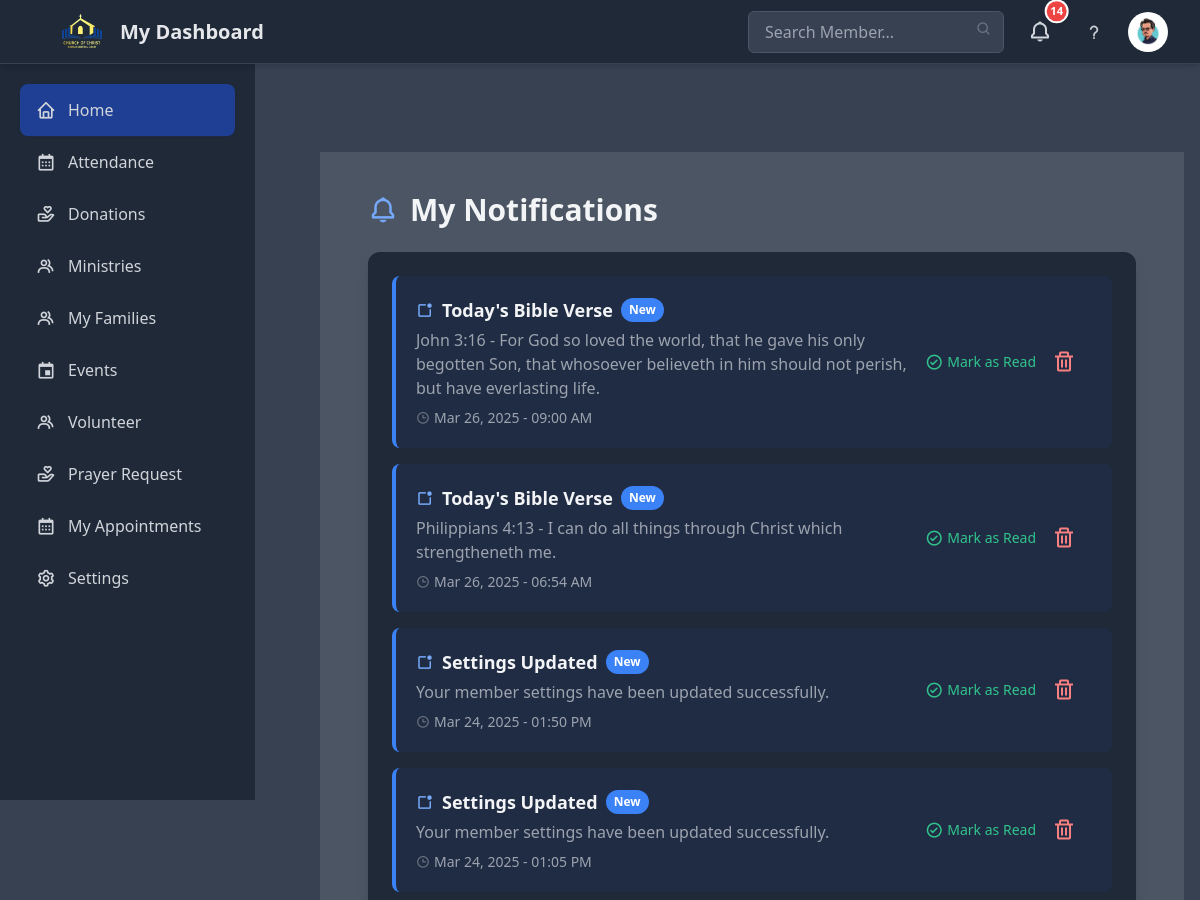
The page /contact/dashboard/notifications/ (signed in, upper part) on the database as committed earlier.
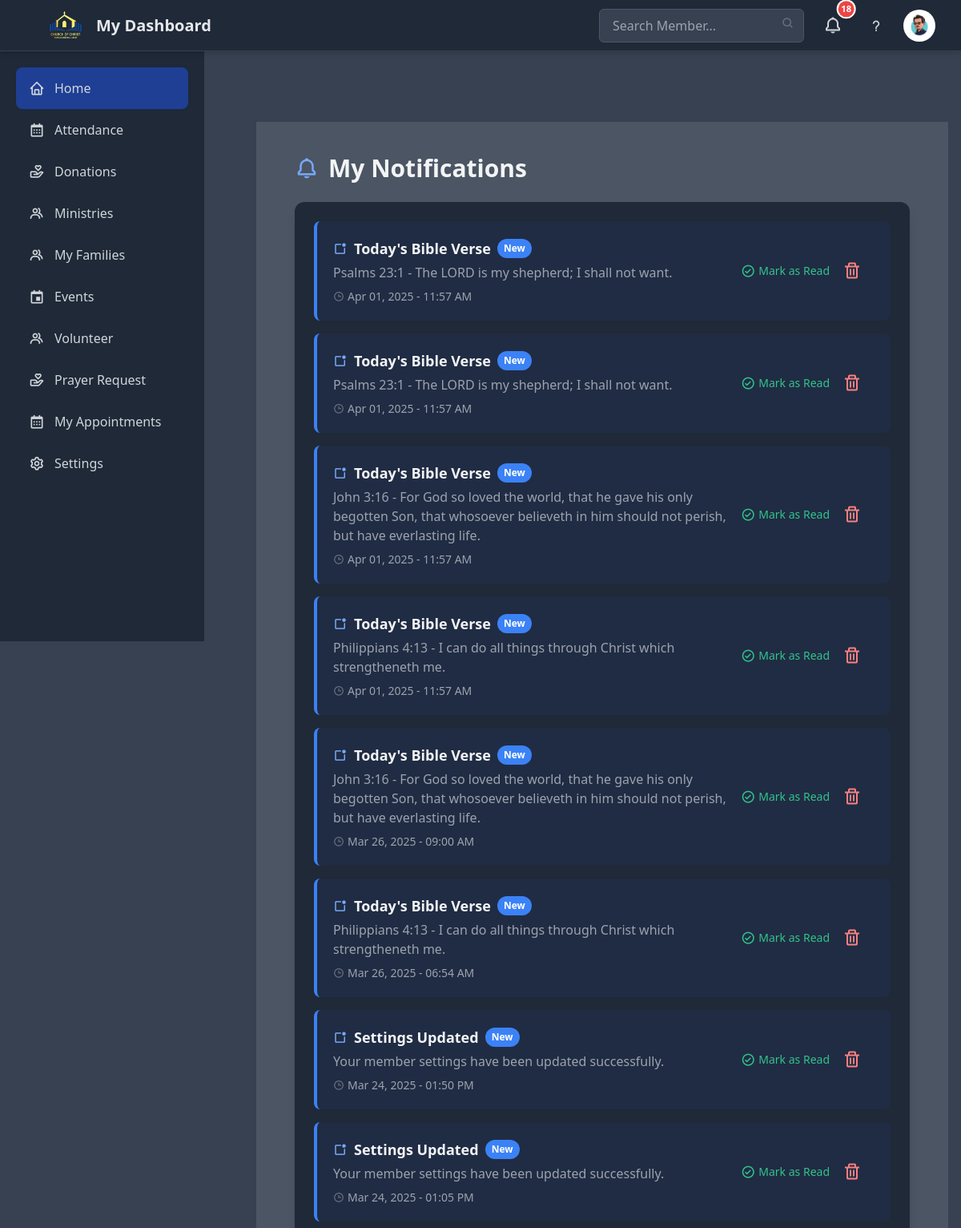
The same page on the database as committed later.
### account/models.py (models this page shows, shortened)
class Church(models.Model):
    name = models.CharField(max_length=255, unique=True)
    address = models.CharField(max_length=255, blank=True, null=True)
    phone_number = models.CharField(max_length=20, blank=True, null=True)
    email = models.EmailField(blank=True, null=True)
    website = models.URLField(blank=True, null=True)
    description = models.TextField(blank=True, null=True)
    logo = CompressedImageField(upload_to='church_logos/', blank=True, null=True)  # Ensure Pillow is
    created_at = models.DateTimeField(auto_now_add=True, editable=False)
    updated_at = models.DateTimeField(auto_now=True, editable=False)
    created_by = models.ForeignKey(User, on_delete=models.SET_NULL, null=True, related_name='created_churches', editable=False)
    updated_by = models.ForeignKey(User, on_delete=models.SET_NULL, null=True, related_name='updated_churches', editable=False)
    class Meta:
        verbose_name_plural = "Churches"

### membership/models.py (models this page shows, shortened)
class Member(models.Model):
    GENDER_CHOICES = [
        ('M', 'Male'),
        ('F', 'Female'),
    ]
    APPROVAL_CHOICES = [
        ('pending', 'Pending'),
        ('approved', 'Approved'),
        ('rejected', 'Rejected'),
    ]
    user = models.OneToOneField(User, on_delete=models.CASCADE, help_text="The associated user account.")
    phone = models.CharField(max_length=20, blank=True, help_text="Member's phone number.")
    address = models.TextField(blank=True, help_text="Member's full address.")
    date_of_birth = models.DateField(null=True, blank=True, help_text="Member's date of birth.")
    date_joined = models.DateField(auto_now_add=True, help_text="Date when the member joined.")
    baptized = models.BooleanField(default=False, help_text="Indicates if the member is baptized.")
    ministries = models.ManyToManyField(Ministry, blank=True, related_name="members", help_text="The ministries this member belongs to.")
    photo = CompressedImageField(upload_to='members/', blank=True, null=True, help_text="Member's profile picture.")
    gender = models.CharField(max_length=1, choices=GENDER_CHOICES, help_text="Gender of the member.")
    can_lead = models.BooleanField(default=False, help_text="Indicates if the member can lead services (for males only).")
    approval_status = models.CharField(
        max_length=10, choices=APPROVAL_CHOICES, default='pending'
    )
    class Meta:
        ordering = ['user__username']

### contact/models.py (models this page shows, shortened)
class Notification(models.Model):
    title = models.CharField(max_length=200)
    content = models.TextField()
    created_at = models.DateTimeField(auto_now_add=True)
    is_read = models.BooleanField(default=False)
    member = models.ForeignKey(
        'membership.Member',
        on_delete=models.SET_NULL,
        null=True,
        blank=True  # Allows NULL for general notifications
    )
    class Meta:
        ordering = ['-created_at']

### contact/views.py (the view)
# urls.py: path('dashboard/notifications/', contact_views.member_dashboard_notifications, name='member_dashboard_notifications'),
@login_required
def member_dashboard_notifications(request):
    member = getattr(request.user, 'member', None)
    if member:
        notifications = Notification.objects.filter(
            Q(member__isnull=True) | Q(member=member)
        ).order_by('-created_at')
    else:
        notifications = Notification.objects.filter(
            member__isnull=True
        ).order_by('-created_at')
    context = {
        'member': member,
        'notifications': notifications
    }
    return render(request, 'contact/member_dashboard_notifications.html', context)

### contact/templates/contact/member_dashboard_notifications.html (shortened to what this page needs)
{% extends 'member_dashboard.html' %}
{% block content %}
<div class="max-w-4xl mx-auto px-4 sm:px-6 lg:px-8 py-6">
    <h1 class="text-2xl sm:text-3xl font-bold text-gray-900 dark:text-gray-100 mb-6 flex items-center gap-3">
        <i class="bx bx-bell text-3xl text-blue-600 dark:text-blue-400"></i>
        My Notifications
    </h1>
    {% if notifications %}
        <div class="bg-white dark:bg-gray-800 rounded-xl shadow-lg p-6">
            <ul class="space-y-4">
                {% for notification in notifications %}
                <li class="flex flex-col sm:flex-row items-start sm:items-center justify-between p-5 rounded-lg transition-all duration-300
                    {% if not notification.is_read %}
                        bg-blue-50 dark:bg-blue-900/20 border-l-4 border-blue-500
                    {% else %}
                        bg-gray-50 dark:bg-gray-700 hover:bg-gray-100 dark:hover:bg-gray-600
                    {% endif %}">
                    <div class="flex-1">
                        <h3 class="font-semibold text-gray-900 dark:text-gray-100 text-lg flex items-center gap-2">
                            <i class="bx bx-notification text-blue-500 dark:text-blue-400"></i>
                            {{ notification.title }}
                            {% if not notification.is_read %}
                                <span class="bg-blue-500 text-white text-xs px-2 py-1 rounded-full">New</span>
                            {% endif %}
                        </h3>
                        <p class="text-gray-600 dark:text-gray-400 mt-1">{{ notification.content }}</p>
                        <p class="text-gray-500 dark:text-gray-400 text-sm mt-2 flex items-center gap-1">
                            <i class="bx bx-time text-gray-400 dark:text-gray-500"></i>
                            {{ notification.created_at|date:"M d, Y - h:i A" }}
                        </p>
                    </div>
                    <div class="flex items-center gap-4 mt-3 sm:mt-0">
                        {% if not notification.is_read %}
                        <form action="{% url 'contact:mark_as_read' notification.pk %}" method="POST">
                            <button type="submit"
                                    class="text-green-600 dark:text-green-400 hover:text-green-700 dark:hover:text-green-300 text-sm font-medium flex items-center gap-1 transition-colors duration-200">
                                <i class="bx bx-check-circle text-lg"></i>
                                <span>Mark as Read</span>
                            </button>
                        </form>
                        {% endif %}
                        <button type="button" onclick="confirmDeleteNotification({{ notification.pk }})"
                                class="text-red-600 dark:text-red-400 hover:text-red-700 dark:hover:text-red-300 transition-all duration-200 hover:scale-110">
                            <i class="bx bx-trash text-2xl"></i>
                        </button>
                    </div>
                </li>
                {% endfor %}
            </ul>
        </div>
    {% endif %}
</div>
{% endblock %}

### templates/partials/_dashboard_topnav.html (shortened to what this page needs)
<header class="bg-white border-b h-16 fixed top-0 left-0 w-full z-40 shadow-md transition-shadow duration-300 dark:bg-gray-800 dark:border-gray-700">
    <div class="max-w-7xl mx-auto px-4 sm:px-6 lg:px-8">
        <div class="flex items-center justify-between h-16">
            <div class="flex items-center space-x-4">
                <a href="{% url 'community:home' %}" class="flex items-center space-x-2">
                    <img src="{{church.logo.url}}" alt="Church logo" class="h-16 w-auto">
                    <span class="text-xl font-semibold text-gray-800 hidden sm:block dark:text-gray-200">My Dashboard</span>
                </a>
            </div>
            <div class="flex items-center space-x-4">
                <div class="relative hidden md:block">
                    <input type="text" placeholder="Search Member..."
                        class="w-64 px-4 py-2 rounded-md border border-gray-300 bg-gray-50 dark:bg-gray-700 dark:border-gray-600 dark:text-gray-300 focus:bg-white dark:focus:bg-gray-800 focus:outline-none focus:ring-2 focus:ring-blue-500 transition-shadow duration-200">
                    <i class='bx bx-search absolute right-3 top-2.5 text-gray-400 dark:text-gray-500'></i>
                </div>
                <div class="relative group">
                    <button class="relative p-2 rounded-full hover:bg-gray-100 dark:hover:bg-gray-700 focus:outline-none focus:ring-2 focus:ring-blue-500 transition-all duration-200">
                        <i class="bx bx-bell text-2xl text-gray-700 hover:text-gray-900 dark:text-gray-300 dark:hover:text-gray-100 transition-colors"></i>
                        {% if unread_notification_count > 0 %}
                            <span class="absolute top-0 right-0 transform translate-x-1/3 -translate-y-1/3
                                bg-red-500 text-white text-[0.7rem] font-semibold
                                w-5 h-5 flex items-center justify-center
                                rounded-full shadow-md ring-2 ring-white
                                transition-all duration-300 animate-pulse hover:animate-none">
                                {{ unread_notification_count }}
                            </span>
                        {% endif %}
                    </button>
                </div>
                <button class="p-2 rounded-full hover:bg-gray-100 dark:hover:bg-gray-700 focus:outline-none focus:ring-2 focus:ring-blue-500 transition duration-200">
                    <i class='bx bx-question-mark text-xl text-gray-700 dark:text-gray-300'></i>
                </button>
            <div class="relative group">
                {% if member.photo %}
                    <img src="{{ member.photo.url }}" alt="{{ member.user.username }}"
                        class="h-10 w-10 rounded-full object-cover cursor-pointer hover:ring-2 hover:ring-blue-300 transition-shadow duration-200">
                {% endif %}
            </div>
            </div>
        </div>
    </div>
</header>

Rows that differ between the two databases and show on the page:
added Notification: title "Today's Bible Verse", is_read "New", content "Psalms 23:1 - The LORD is my shepherd; I shall not want.", created_at "Apr 01, 2025 - 11:57 AM"
added Notification: title "Today's Bible Verse", is_read "New", content "Psalms 23:1 - The LORD is my shepherd; I shall not want.", created_at "Apr 01, 2025 - 11:57 AM"
added Notification: title "Today's Bible Verse", is_read "New", content "John 3:16 - For God so loved the world, that he gave his only begotten Son, that whosoever believeth in him should not perish, but have everlasting life.", created_at "Apr 01, 2025 - 11:57 AM"
added Notification: title "Today's Bible Verse", is_read "New", content "Philippians 4:13 - I can do all things through Christ which strengtheneth me.", created_at "Apr 01, 2025 - 11:57 AM"
Other text that changed with them:
{{ unread_notification_count }}: "14" → "18"
